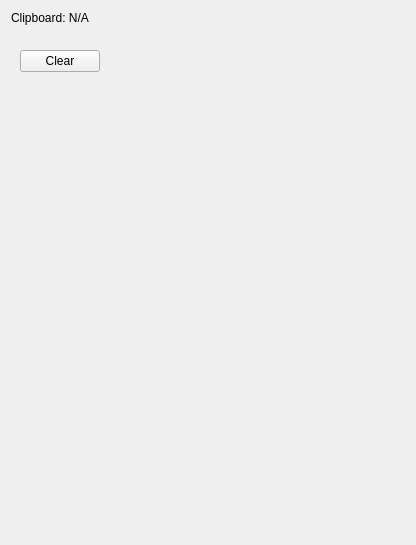
<?xml version="1.0" encoding="UTF-8"?>
<ui version="4.0">
 <class>Form</class>
 <widget class="QWidget" name="Form">
  <property name="geometry">
   <rect>
    <x>0</x>
    <y>0</y>
    <width>416</width>
    <height>545</height>
   </rect>
  </property>
  <property name="windowTitle">
   <string>Form</string>
  </property>
  <layout class="QVBoxLayout" name="verticalLayout" stretch="0,0,0,0,1">
   <item>
    <widget class="QLabel" name="label">
     <property name="text">
      <string>Clipboard: N/A</string>
     </property>
    </widget>
   </item>
   <item>
    <spacer name="verticalSpacer_2">
     <property name="orientation">
      <enum>Qt::Vertical</enum>
     </property>
     <property name="sizeType">
      <enum>QSizePolicy::Fixed</enum>
     </property>
     <property name="sizeHint" stdset="0">
      <size>
       <width>20</width>
       <height>10</height>
      </size>
     </property>
    </spacer>
   </item>
   <item>
    <widget class="QWidget" name="widget" native="true">
     <layout class="QHBoxLayout" name="horizontalLayout">
      <item>
       <widget class="QPushButton" name="clearButton">
        <property name="text">
         <string>Clear</string>
        </property>
       </widget>
      </item>
      <item>
       <spacer name="horizontalSpacer">
        <property name="orientation">
         <enum>Qt::Horizontal</enum>
        </property>
        <property name="sizeHint" stdset="0">
         <size>
          <width>40</width>
          <height>20</height>
         </size>
        </property>
       </spacer>
      </item>
     </layout>
    </widget>
   </item>
   <item>
    <widget class="QWidget" name="itemPeekPlaceholder" native="true"/>
   </item>
   <item>
    <widget class="QWidget" name="pandaTablePlaceholder" native="true"/>
   </item>
  </layout>
 </widget>
 <resources/>
 <connections/>
</ui>
